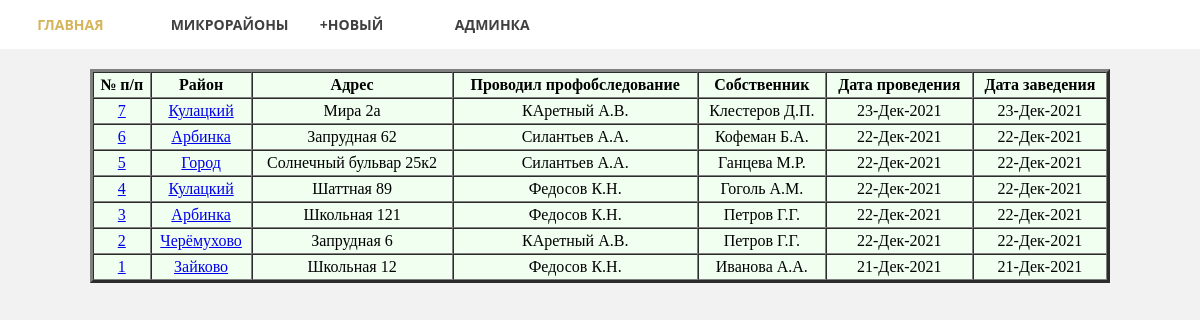
The app's page /, older data.
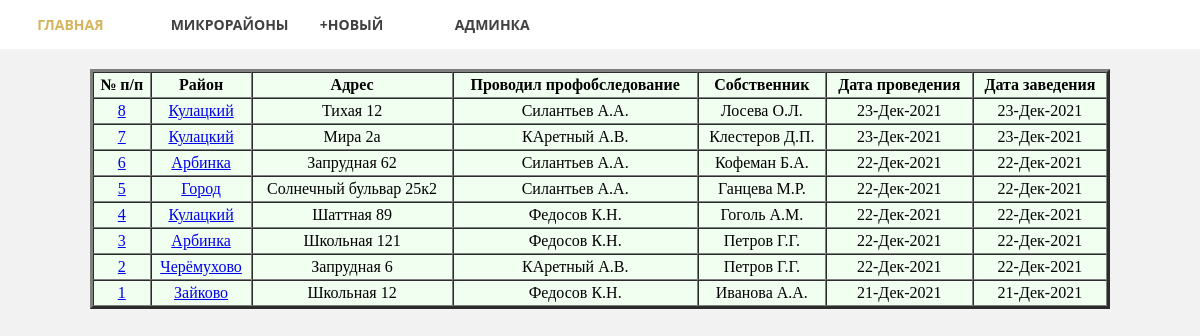
The same page, newer data.
### pas_chjs/models.py (models this page shows, shortened)
class Pas_chjs(models.Model):
     pas_number = models.IntegerField(verbose_name='Номер паспорта', unique=True)
     mkr_name_pas = models.ForeignKey('Mkr_name', on_delete=models.PROTECT, null=True, verbose_name='Микрорайон')
     pas_adress = models.CharField(max_length=350, verbose_name='Адрес')
     stages = models.IntegerField(blank=True, verbose_name='Этажность')
     walls_material = models.ForeignKey('Materials_walls', on_delete=models.PROTECT, null=True, verbose_name='Стены', blank=True)
     electric = models.BooleanField(default=True, verbose_name='Электрофицирован')
     apis = models.IntegerField(default=0, verbose_name='АПИ')
     living = models.IntegerField(default=0, verbose_name='Проживает')
     childrens = models.IntegerField(default=0, verbose_name='Дети')
     characteristic = models.TextField(blank=True, verbose_name='Характеристика')
     owner_name = models.CharField(max_length=200, blank=True, verbose_name='Имя собственника')
     date_owner = models.DateField(verbose_name='Дата')
     woker_mchs = models.CharField(max_length=200, verbose_name='Сотрудник')
     woker_date = models.DateField(verbose_name='Дата')
     unfineshed = models.BooleanField(default=False, verbose_name='Недострой')
     created_at = models.DateTimeField(auto_now_add=True, verbose_name='Создано')
     created_update = models.DateTimeField(auto_now=True, verbose_name='Обновлено')
     class Meta:
          verbose_name = 'Паспорт'
          verbose_name_plural = 'Паспорта'
          ordering = ['-created_at']

class Mkr_name(models.Model):
     name = models.CharField(max_length=150, db_index=True, verbose_name='Микрорайон')
     def __str__(self):
         return self.name
     class Meta:
          verbose_name = 'Микрорайон'
          verbose_name_plural = 'Микрорайоны'

### pas_chjs/views.py (the view)
# urls.py: path('', index),
def index(request):
    pas_chjs = Pas_chjs.objects.all()
    mkr_name = Mkr_name.objects.all()
    materials_walls = Materials_walls.objects.all()
    context = {
        'pas_chjs': pas_chjs,
        'title': 'Список паспортов ЧЖС',
        'mkr_name': mkr_name,
        'materials_wals': materials_walls,
    }
    return render(request, 'pas_chjs/index.html', context)

### pas_chjs/templates/pas_chjs/index.html (shortened to what this page needs)
<!DOCTYPE html>
<html lang="ru">
<head>
</head>
<body>
<header>
  <nav>
      <ul class="topmenu">
        <li><a href="/">Главная</a></li>
        <li><a href="" class="submenu-link">Микрорайоны</a>
        </li>
        <li><a href="/admin/pas_chjs/pas_chjs/add/">+Новый</a></li>
        <li><a href="/admin">Админка</a></li>
      </ul>
    </nav>
</header>
        <table width="85%" bgcolor="#F0FFF0" cellspacing="0" cellpadding="3" border="3" align="center">
            <caption><h2></h2></caption>
            <tr align="center">
                <th>№ п/п</th>
                <th>Район</th>
                <th>Адрес</th>
                <th>Проводил профобследование</th>
                <th>Собственник</th>
                <th>Дата проведения</th>
                <th>Дата заведения</th>
            </tr>
    {% for pas in pas_chjs %}
        <tr>
            <td align="center"><a href="/pas/{{ pas.pk }}">{{ pas.pas_number }}</a></td>
            <td align="center"><a href="/mkr_name/{{ pas.mkr_name_pas.pk }}">{{ pas.mkr_name_pas }}</a></td>
            <td align="center">{{ pas.pas_adress }}</td>
            <td align="center">{{ pas.woker_mchs }}</td>
            <td align="center">{{ pas.owner_name }}</td>
            <td align="center">{{ pas.woker_date|date:"d-M-Y" }}</td>
            <td align="center">{{ pas.created_at|date:"d-M-Y" }}</td>
      </tr>
    {% endfor %}
    </table>
</body>
</html>

### pas_chjs/templates/pas_chjs/index.html (style rules this page uses)
* { box-sizing: border-box; }
body { margin: 0; background: #f2f2f2; }
header { background: white; text-align: center; }
header a { text-decoration: none; outline: none; display: block; transition: .3s ease-in-out; }
nav { display: table; margin: 50 auto; }
nav ul { list-style: none; margin: 0; padding: 0; }
.topmenu > li { width: 25%; float: left; position: relative; font-family: 'Open Sans', sans-serif; }
.topmenu > li > a { text-transform: uppercase; font-size: 14px; font-weight: bold; color: #404040; padding: 15px 30px; }
.submenu-link:after { font-family: "FontAwesome"; color: inherit; margin-left: 10px; }

Row changes from the older to the newer data that the page shows:
added Pas_chjs: pas_number "8", mkr_name_pas "Кулацкий", pas_adress "Тихая 12", woker_mchs "Силантьев А.А.", owner_name "Лосева О.Л.", woker_date "23-Дек-2021", created_at "23-Дек-2021"
